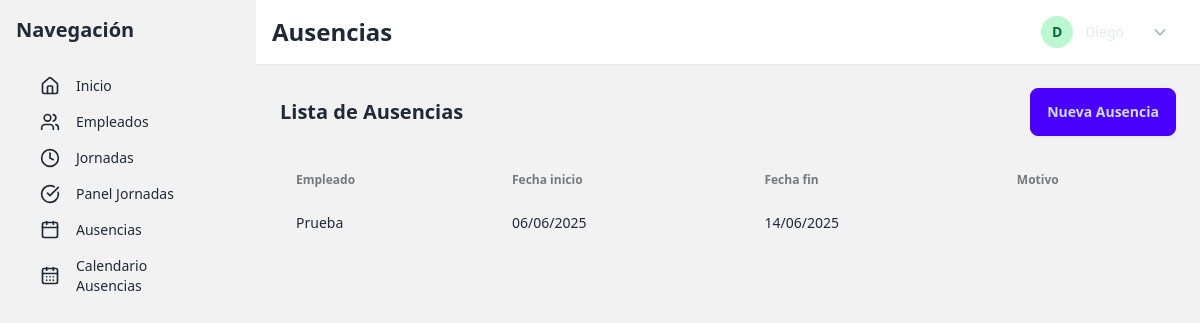
The page /ausencias (signed in) on the database its author committed.
### app/models.py (models this page shows)
class Empleado(db.Model, UserMixin):
    id = db.Column(db.Integer, primary_key=True)
    nombre = db.Column(db.String(100), nullable=False)
    email = db.Column(db.String(120), unique=True, nullable=False)
    contrasena = db.Column(db.String(128), nullable=False)
    rol = db.Column(db.String(20), default='empleado')  # 'administrador' o 'empleado'
    fecha_registro = db.Column(db.DateTime, default=db.func.current_timestamp())
    jornadas = db.relationship('Jornada', backref='empleado', lazy=True)
    ausencias = db.relationship('Ausencia', backref='empleado', lazy=True)

class Ausencia(db.Model):
    id = db.Column(db.Integer, primary_key=True)
    empleado_id = db.Column(db.Integer, db.ForeignKey('empleado.id'), nullable=False)
    fecha_inicio = db.Column(db.Date, nullable=False)
    fecha_fin = db.Column(db.Date, nullable=False)
    motivo = db.Column(db.String(200))
    estado = db.Column(db.String(20), default='pendiente')  # Nuevo campo
    tipo = db.Column(db.String(50), nullable=False, default='otro')

### app/routes.py (the view, shortened to what this page needs)
@main.route('/ausencias', methods=['GET', 'POST'])
@login_required
def ausencias():
    if current_user.rol == 'administrador':
        ausencias = Ausencia.query.all()
        empleados = Empleado.query.all()
    else:
        ausencias = Ausencia.query.filter_by(empleado_id=current_user.id).all()
        empleados = [current_user]
    return render_template('ausencias/ausencias.html', ausencias=ausencias, empleados=empleados)

### app/__init__.py (called while the page is built)
def create_app():
    app = Flask(__name__)
    app.config['SECRET_KEY'] = 'supersecretkey'
    app.config['SQLALCHEMY_DATABASE_URI'] = 'sqlite:///db.sqlite3'
    app.config['SQLALCHEMY_TRACK_MODIFICATIONS'] = False
    app.config['BABEL_DEFAULT_LOCALE'] = 'es'
    db.init_app(app)
    migrate.init_app(app, db)
    login_manager.init_app(app)
    babel.init_app(app)
    from .models import Empleado
    @login_manager.user_loader
    def load_user(user_id):
        return Empleado.query.get(int(user_id))
    from .routes import main as main_blueprint
    app.register_blueprint(main_blueprint)
    from .auth import auth as auth_blueprint
    app.register_blueprint(auth_blueprint)
    with app.app_context():
        db.create_all()
    import calendar
    app.jinja_env.filters['month_name'] = lambda m: calendar.month_name[m]
    return app

### app/templates/ausencias/ausencias.html (shortened to what this page needs)
{% extends 'base.html' %}
{% block header_title %}Ausencias{% endblock %}
{% block content %}
<div class="flex justify-between items-center mb-6">
    <h2 class="text-xl font-bold">Lista de Ausencias</h2>
    <button class="btn btn-primary" onclick="document.getElementById('modal_ausencia').showModal()">Nueva Ausencia</button>
</div>
<div class="overflow-x-auto">
    <table class="table w-full">
        <thead>
            <tr>
                <th>Empleado</th>
                <th>Fecha inicio</th>
                <th>Fecha fin</th>
                <th>Motivo</th>
            </tr>
        </thead>
        <tbody>
            {% for ausencia in ausencias %}
            <tr>
                <td>{{ ausencia.empleado.nombre }}</td>
                <td>{{ ausencia.fecha_inicio.strftime('%d/%m/%Y') }}</td>
                <td>{{ ausencia.fecha_fin.strftime('%d/%m/%Y') }}</td>
                <td>{{ ausencia.motivo }}</td>
            </tr>
            {% else %}
            <tr>
                <td colspan="4" class="text-center">No hay ausencias registradas.</td>
            </tr>
            {% endfor %}
        </tbody>
    </table>
</div>
{% endblock %}

### app/templates/base.html (shortened to what this page needs)
<!DOCTYPE html>
<html lang="es">
<head>
    <link href="https://cdn.jsdelivr.net/npm/daisyui@4.4.18/dist/full.css" rel="stylesheet" type="text/css" />
    <script src="https://cdn.tailwindcss.com"></script>
</head>
<body class="bg-base-200 min-h-screen">
    <div class="flex min-h-screen">
        <aside class="w-64 bg-base-200 p-4">
            <h2 class="text-xl font-bold mb-4">Navegación</h2>
            <ul class="menu">
                <li>
                    <a href="{{ url_for('main.index') }}">
                        <i data-lucide="home" class="w-5 h-5 mr-2"></i>
                        Inicio
                    </a>
                </li>
                {% if current_user.rol == 'administrador' %}
                    <li>
                        <a href="{{ url_for('main.empleados') }}">
                            <i data-lucide="users" class="w-5 h-5 mr-2"></i>
                            Empleados
                        </a>
                    </li>
                {% endif %}
                <li>
                    <a href="{{ url_for('main.jornadas') }}">
                        <i data-lucide="clock" class="w-5 h-5 mr-2"></i>
                        Jornadas
                    </a>
                </li>
                {% if current_user.rol == 'administrador' %}
                    <li>
                        <a href="{{ url_for('main.panel_validaciones') }}">
                            <i data-lucide="check-circle" class="w-5 h-5 mr-2"></i>
                            Panel Jornadas
                        </a>
                    </li>
                {% endif %}
                <li>
                    <a href="{{ url_for('main.ausencias') }}">
                        <i data-lucide="calendar" class="w-5 h-5 mr-2"></i>
                        Ausencias
                    </a>
                </li>
                <li>
                    <a href="{{ url_for('main.calendario_ausencias') }}">
                        <i data-lucide="calendar-days" class="w-5 h-5 mr-2"></i>
                        Calendario Ausencias
                    </a>
                </li>
            </ul>
        </aside>
        <div class="flex-1 flex flex-col">
            <div class="navbar bg-base-100 shadow-sm px-4">
                <div class="flex-1">
                    <h1 class="text-2xl font-bold">{% block header_title %}Resumen general{% endblock %}</h1>
                </div>
                <div class="flex items-center gap-3 ml-auto">
                    <div
                        class="w-8 h-8 rounded-full bg-green-200 text-green-800 flex items-center justify-center font-bold text-sm">
                        {{ current_user.nombre.split(' ')[0][0] }}{{ current_user.nombre.split(' ')[1][0] if
                    </div>
                    <div class="text-sm font-medium text-gray-200">
                        {{ current_user.nombre }}
                    </div>
                    <div class="dropdown dropdown-end">
                        <label tabindex="0" class="btn btn-ghost btn-circle">
                            <svg class="w-4 h-4 text-gray-400" fill="none" stroke="currentColor" stroke-width="2"
                                viewBox="0 0 24 24">
                                <path stroke-linecap="round" stroke-linejoin="round" d="M19 9l-7 7-7-7" />
                            </svg>
                        </label>
                    </div>
                </div>
            </div>
            <main class="p-6 flex-1">
                {% block content %}{% endblock %}
            </main>
        </div>
    </div>
</body>
</html>

### rows shown on the page
Empleado: nombre "D", nombre "Diego"
Ausencia: empleado.nombre "Prueba", fecha_inicio "06/06/2025", fecha_fin "14/06/2025"
